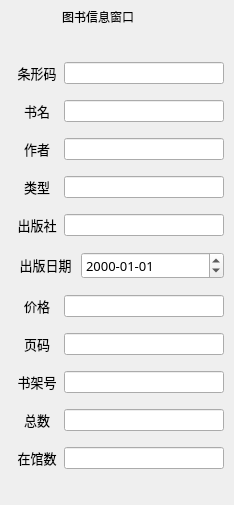
<?xml version="1.0" encoding="UTF-8"?>
<ui version="4.0">
 <class>BookInfoDialog</class>
 <widget class="QDialog" name="BookInfoDialog">
  <property name="geometry">
   <rect>
    <x>0</x>
    <y>0</y>
    <width>234</width>
    <height>505</height>
   </rect>
  </property>
  <property name="windowTitle">
   <string>图书信息窗口</string>
  </property>
  <property name="sizeGripEnabled">
   <bool>false</bool>
  </property>
  <layout class="QVBoxLayout" name="verticalLayout_2">
   <property name="spacing">
    <number>0</number>
   </property>
   <property name="leftMargin">
    <number>0</number>
   </property>
   <property name="topMargin">
    <number>0</number>
   </property>
   <property name="rightMargin">
    <number>0</number>
   </property>
   <property name="bottomMargin">
    <number>0</number>
   </property>
   <item>
    <widget class="QWidget" name="widget_title" native="true">
     <property name="sizePolicy">
      <sizepolicy hsizetype="Preferred" vsizetype="Fixed">
       <horstretch>0</horstretch>
       <verstretch>0</verstretch>
      </sizepolicy>
     </property>
     <property name="minimumSize">
      <size>
       <width>100</width>
       <height>33</height>
      </size>
     </property>
     <layout class="QHBoxLayout" name="horizontalLayout_2">
      <property name="spacing">
       <number>0</number>
      </property>
      <property name="leftMargin">
       <number>0</number>
      </property>
      <property name="topMargin">
       <number>0</number>
      </property>
      <property name="rightMargin">
       <number>0</number>
      </property>
      <property name="bottomMargin">
       <number>0</number>
      </property>
      <item>
       <widget class="QPushButton" name="btn_Icon">
        <property name="enabled">
         <bool>false</bool>
        </property>
        <property name="font">
         <font>
          <pointsize>15</pointsize>
         </font>
        </property>
        <property name="focusPolicy">
         <enum>Qt::NoFocus</enum>
        </property>
        <property name="text">
         <string/>
        </property>
        <property name="flat">
         <bool>true</bool>
        </property>
       </widget>
      </item>
      <item>
       <widget class="QLabel" name="lab_Title">
        <property name="sizePolicy">
         <sizepolicy hsizetype="Expanding" vsizetype="Preferred">
          <horstretch>0</horstretch>
          <verstretch>0</verstretch>
         </sizepolicy>
        </property>
        <property name="styleSheet">
         <string notr="true">font: 10pt &quot;微软雅黑&quot;;</string>
        </property>
        <property name="text">
         <string>图书信息窗口</string>
        </property>
        <property name="alignment">
         <set>Qt::AlignLeading|Qt::AlignLeft|Qt::AlignVCenter</set>
        </property>
       </widget>
      </item>
      <item>
       <widget class="QWidget" name="widget_menu" native="true">
        <property name="sizePolicy">
         <sizepolicy hsizetype="Minimum" vsizetype="Preferred">
          <horstretch>0</horstretch>
          <verstretch>0</verstretch>
         </sizepolicy>
        </property>
        <property name="layoutDirection">
         <enum>Qt::RightToLeft</enum>
        </property>
        <layout class="QHBoxLayout" name="horizontalLayout">
         <property name="spacing">
          <number>0</number>
         </property>
         <property name="leftMargin">
          <number>0</number>
         </property>
         <property name="topMargin">
          <number>0</number>
         </property>
         <property name="rightMargin">
          <number>0</number>
         </property>
         <property name="bottomMargin">
          <number>0</number>
         </property>
         <item>
          <widget class="QPushButton" name="btnMenu_Close">
           <property name="sizePolicy">
            <sizepolicy hsizetype="Minimum" vsizetype="Expanding">
             <horstretch>0</horstretch>
             <verstretch>0</verstretch>
            </sizepolicy>
           </property>
           <property name="minimumSize">
            <size>
             <width>40</width>
             <height>0</height>
            </size>
           </property>
           <property name="font">
            <font>
             <pointsize>10</pointsize>
            </font>
           </property>
           <property name="cursor">
            <cursorShape>ArrowCursor</cursorShape>
           </property>
           <property name="focusPolicy">
            <enum>Qt::NoFocus</enum>
           </property>
           <property name="toolTip">
            <string>关闭</string>
           </property>
           <property name="styleSheet">
            <string notr="true"/>
           </property>
           <property name="text">
            <string/>
           </property>
           <property name="flat">
            <bool>true</bool>
           </property>
          </widget>
         </item>
         <item>
          <widget class="QPushButton" name="btnMenu_Max">
           <property name="sizePolicy">
            <sizepolicy hsizetype="Minimum" vsizetype="Expanding">
             <horstretch>0</horstretch>
             <verstretch>0</verstretch>
            </sizepolicy>
           </property>
           <property name="minimumSize">
            <size>
             <width>31</width>
             <height>0</height>
            </size>
           </property>
           <property name="font">
            <font>
             <pointsize>10</pointsize>
            </font>
           </property>
           <property name="cursor">
            <cursorShape>ArrowCursor</cursorShape>
           </property>
           <property name="focusPolicy">
            <enum>Qt::NoFocus</enum>
           </property>
           <property name="toolTip">
            <string>最大化</string>
           </property>
           <property name="text">
            <string/>
           </property>
           <property name="flat">
            <bool>true</bool>
           </property>
          </widget>
         </item>
         <item>
          <widget class="QPushButton" name="btnMenu_Min">
           <property name="sizePolicy">
            <sizepolicy hsizetype="Minimum" vsizetype="Expanding">
             <horstretch>0</horstretch>
             <verstretch>0</verstretch>
            </sizepolicy>
           </property>
           <property name="minimumSize">
            <size>
             <width>31</width>
             <height>0</height>
            </size>
           </property>
           <property name="font">
            <font>
             <pointsize>10</pointsize>
            </font>
           </property>
           <property name="cursor">
            <cursorShape>ArrowCursor</cursorShape>
           </property>
           <property name="focusPolicy">
            <enum>Qt::NoFocus</enum>
           </property>
           <property name="toolTip">
            <string>最小化</string>
           </property>
           <property name="text">
            <string/>
           </property>
           <property name="flat">
            <bool>true</bool>
           </property>
          </widget>
         </item>
         <item>
          <widget class="QPushButton" name="btnMenu">
           <property name="sizePolicy">
            <sizepolicy hsizetype="Minimum" vsizetype="Expanding">
             <horstretch>0</horstretch>
             <verstretch>0</verstretch>
            </sizepolicy>
           </property>
           <property name="minimumSize">
            <size>
             <width>31</width>
             <height>0</height>
            </size>
           </property>
           <property name="font">
            <font>
             <pointsize>10</pointsize>
            </font>
           </property>
           <property name="cursor">
            <cursorShape>ArrowCursor</cursorShape>
           </property>
           <property name="focusPolicy">
            <enum>Qt::NoFocus</enum>
           </property>
           <property name="toolTip">
            <string>菜单</string>
           </property>
           <property name="layoutDirection">
            <enum>Qt::RightToLeft</enum>
           </property>
           <property name="text">
            <string/>
           </property>
           <property name="flat">
            <bool>true</bool>
           </property>
          </widget>
         </item>
        </layout>
       </widget>
      </item>
     </layout>
    </widget>
   </item>
   <item>
    <layout class="QVBoxLayout" name="verticalLayout">
     <property name="leftMargin">
      <number>10</number>
     </property>
     <property name="rightMargin">
      <number>10</number>
     </property>
     <property name="bottomMargin">
      <number>15</number>
     </property>
     <item>
      <spacer name="verticalSpacer">
       <property name="orientation">
        <enum>Qt::Vertical</enum>
       </property>
       <property name="sizeType">
        <enum>QSizePolicy::Minimum</enum>
       </property>
       <property name="sizeHint" stdset="0">
        <size>
         <width>20</width>
         <height>13</height>
        </size>
       </property>
      </spacer>
     </item>
     <item>
      <layout class="QHBoxLayout" name="horizontalLayout_3" stretch="1,3">
       <item>
        <widget class="QLabel" name="label">
         <property name="font">
          <font>
           <family>微软雅黑</family>
           <pointsize>10</pointsize>
          </font>
         </property>
         <property name="text">
          <string>&lt;html&gt;&lt;head/&gt;&lt;body&gt;&lt;p align=&quot;center&quot;&gt;条形码&lt;/p&gt;&lt;/body&gt;&lt;/html&gt;</string>
         </property>
        </widget>
       </item>
       <item>
        <widget class="QLineEdit" name="le_barcode">
         <property name="enabled">
          <bool>true</bool>
         </property>
        </widget>
       </item>
      </layout>
     </item>
     <item>
      <layout class="QHBoxLayout" name="horizontalLayout_7" stretch="1,3">
       <item>
        <widget class="QLabel" name="label_6">
         <property name="font">
          <font>
           <family>微软雅黑</family>
           <pointsize>10</pointsize>
          </font>
         </property>
         <property name="text">
          <string>&lt;html&gt;&lt;head/&gt;&lt;body&gt;&lt;p align=&quot;center&quot;&gt;书名&lt;/p&gt;&lt;/body&gt;&lt;/html&gt;</string>
         </property>
        </widget>
       </item>
       <item>
        <widget class="QLineEdit" name="le_name">
         <property name="enabled">
          <bool>true</bool>
         </property>
        </widget>
       </item>
      </layout>
     </item>
     <item>
      <layout class="QHBoxLayout" name="horizontalLayout_4" stretch="1,3">
       <item>
        <widget class="QLabel" name="label_3">
         <property name="font">
          <font>
           <family>微软雅黑</family>
           <pointsize>10</pointsize>
          </font>
         </property>
         <property name="text">
          <string>&lt;html&gt;&lt;head/&gt;&lt;body&gt;&lt;p align=&quot;center&quot;&gt;作者&lt;/p&gt;&lt;/body&gt;&lt;/html&gt;</string>
         </property>
        </widget>
       </item>
       <item>
        <widget class="QLineEdit" name="le_author">
         <property name="enabled">
          <bool>true</bool>
         </property>
        </widget>
       </item>
      </layout>
     </item>
     <item>
      <layout class="QHBoxLayout" name="horizontalLayout_6" stretch="1,3">
       <item>
        <widget class="QLabel" name="label_5">
         <property name="font">
          <font>
           <family>微软雅黑</family>
           <pointsize>10</pointsize>
          </font>
         </property>
         <property name="text">
          <string>&lt;html&gt;&lt;head/&gt;&lt;body&gt;&lt;p align=&quot;center&quot;&gt;类型&lt;/p&gt;&lt;/body&gt;&lt;/html&gt;</string>
         </property>
        </widget>
       </item>
       <item>
        <widget class="QLineEdit" name="le_btype">
         <property name="enabled">
          <bool>true</bool>
         </property>
        </widget>
       </item>
      </layout>
     </item>
     <item>
      <layout class="QHBoxLayout" name="horizontalLayout_5" stretch="1,3">
       <item>
        <widget class="QLabel" name="label_4">
         <property name="font">
          <font>
           <family>微软雅黑</family>
           <pointsize>10</pointsize>
          </font>
         </property>
         <property name="text">
          <string>&lt;html&gt;&lt;head/&gt;&lt;body&gt;&lt;p align=&quot;center&quot;&gt;出版社&lt;/p&gt;&lt;/body&gt;&lt;/html&gt;</string>
         </property>
        </widget>
       </item>
       <item>
        <widget class="QLineEdit" name="le_press">
         <property name="enabled">
          <bool>true</bool>
         </property>
        </widget>
       </item>
      </layout>
     </item>
     <item>
      <layout class="QHBoxLayout" name="horizontalLayout_10" stretch="1,2">
       <item>
        <widget class="QLabel" name="label_8">
         <property name="font">
          <font>
           <family>微软雅黑</family>
           <pointsize>10</pointsize>
          </font>
         </property>
         <property name="text">
          <string>&lt;html&gt;&lt;head/&gt;&lt;body&gt;&lt;p align=&quot;center&quot;&gt;出版日期&lt;/p&gt;&lt;/body&gt;&lt;/html&gt;</string>
         </property>
        </widget>
       </item>
       <item>
        <widget class="QDateEdit" name="dateEdit">
         <property name="enabled">
          <bool>true</bool>
         </property>
         <property name="font">
          <font>
           <family>微软雅黑</family>
           <pointsize>10</pointsize>
          </font>
         </property>
         <property name="displayFormat">
          <string>yyyy-MM-dd</string>
         </property>
        </widget>
       </item>
      </layout>
     </item>
     <item>
      <layout class="QHBoxLayout" name="horizontalLayout_11" stretch="1,3">
       <item>
        <widget class="QLabel" name="label_9">
         <property name="font">
          <font>
           <family>微软雅黑</family>
           <pointsize>10</pointsize>
          </font>
         </property>
         <property name="text">
          <string>&lt;html&gt;&lt;head/&gt;&lt;body&gt;&lt;p align=&quot;center&quot;&gt;价格&lt;/p&gt;&lt;/body&gt;&lt;/html&gt;</string>
         </property>
        </widget>
       </item>
       <item>
        <widget class="QLineEdit" name="le_price"/>
       </item>
      </layout>
     </item>
     <item>
      <layout class="QHBoxLayout" name="horizontalLayout_12" stretch="1,3">
       <item>
        <widget class="QLabel" name="label_10">
         <property name="font">
          <font>
           <family>微软雅黑</family>
           <pointsize>10</pointsize>
          </font>
         </property>
         <property name="text">
          <string>&lt;html&gt;&lt;head/&gt;&lt;body&gt;&lt;p align=&quot;center&quot;&gt;页码&lt;/p&gt;&lt;/body&gt;&lt;/html&gt;</string>
         </property>
        </widget>
       </item>
       <item>
        <widget class="QLineEdit" name="le_page"/>
       </item>
      </layout>
     </item>
     <item>
      <layout class="QHBoxLayout" name="horizontalLayout_13" stretch="1,3">
       <item>
        <widget class="QLabel" name="label_11">
         <property name="font">
          <font>
           <family>微软雅黑</family>
           <pointsize>10</pointsize>
          </font>
         </property>
         <property name="text">
          <string>&lt;html&gt;&lt;head/&gt;&lt;body&gt;&lt;p align=&quot;center&quot;&gt;书架号&lt;/p&gt;&lt;/body&gt;&lt;/html&gt;</string>
         </property>
        </widget>
       </item>
       <item>
        <widget class="QLineEdit" name="le_bookshelf"/>
       </item>
      </layout>
     </item>
     <item>
      <layout class="QHBoxLayout" name="horizontalLayout_14" stretch="1,3">
       <item>
        <widget class="QLabel" name="label_12">
         <property name="font">
          <font>
           <family>微软雅黑</family>
           <pointsize>10</pointsize>
          </font>
         </property>
         <property name="text">
          <string>&lt;html&gt;&lt;head/&gt;&lt;body&gt;&lt;p align=&quot;center&quot;&gt;总数&lt;/p&gt;&lt;/body&gt;&lt;/html&gt;</string>
         </property>
        </widget>
       </item>
       <item>
        <widget class="QLineEdit" name="le_allcount"/>
       </item>
      </layout>
     </item>
     <item>
      <layout class="QHBoxLayout" name="horizontalLayout_15" stretch="1,3">
       <item>
        <widget class="QLabel" name="label_15">
         <property name="font">
          <font>
           <family>微软雅黑</family>
           <pointsize>10</pointsize>
          </font>
         </property>
         <property name="text">
          <string>&lt;html&gt;&lt;head/&gt;&lt;body&gt;&lt;p align=&quot;center&quot;&gt;在馆数&lt;/p&gt;&lt;/body&gt;&lt;/html&gt;</string>
         </property>
        </widget>
       </item>
       <item>
        <widget class="QLineEdit" name="le_nowcount"/>
       </item>
      </layout>
     </item>
    </layout>
   </item>
  </layout>
 </widget>
 <resources/>
 <connections/>
</ui>
